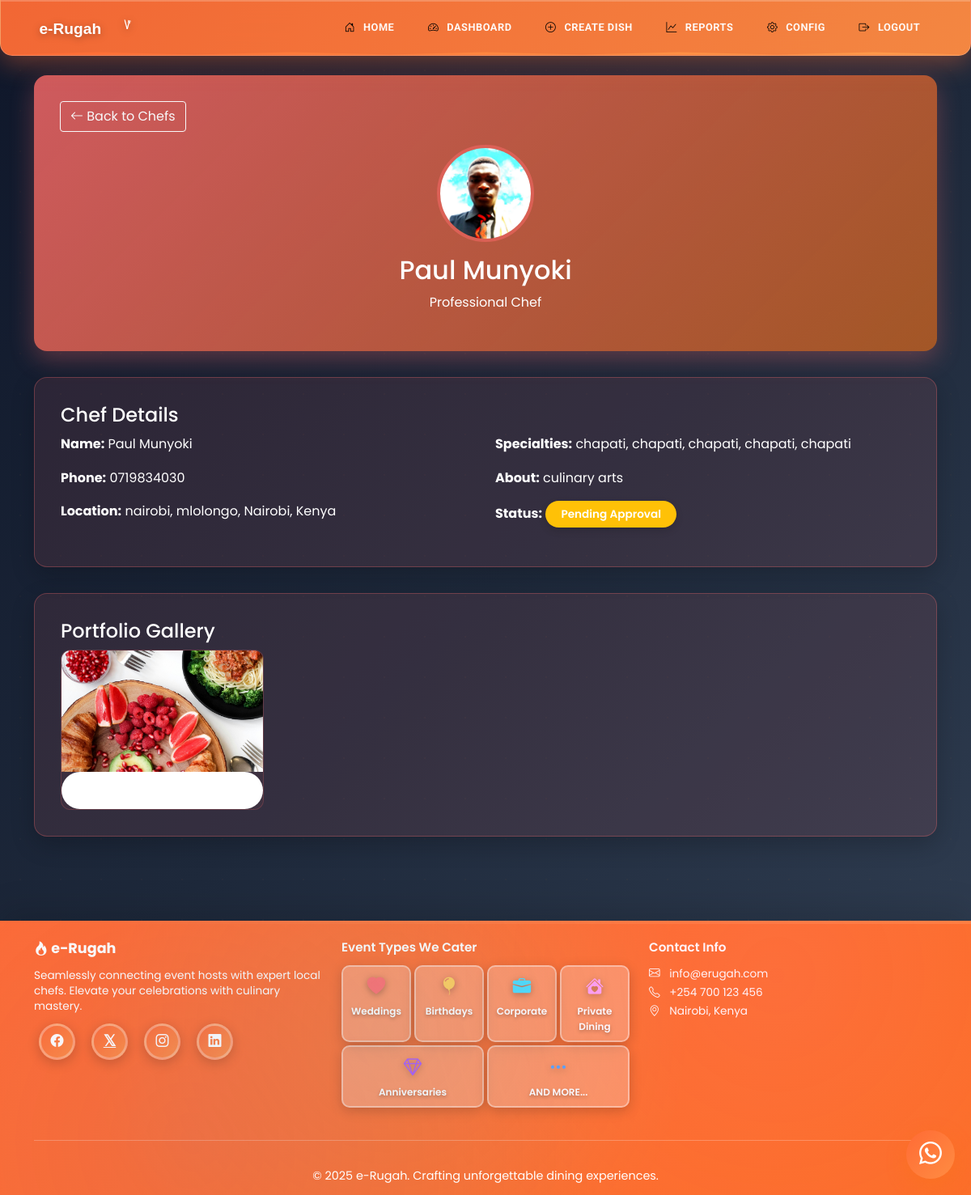
Before: /chef/profile/1 (signed in) with the older database file.
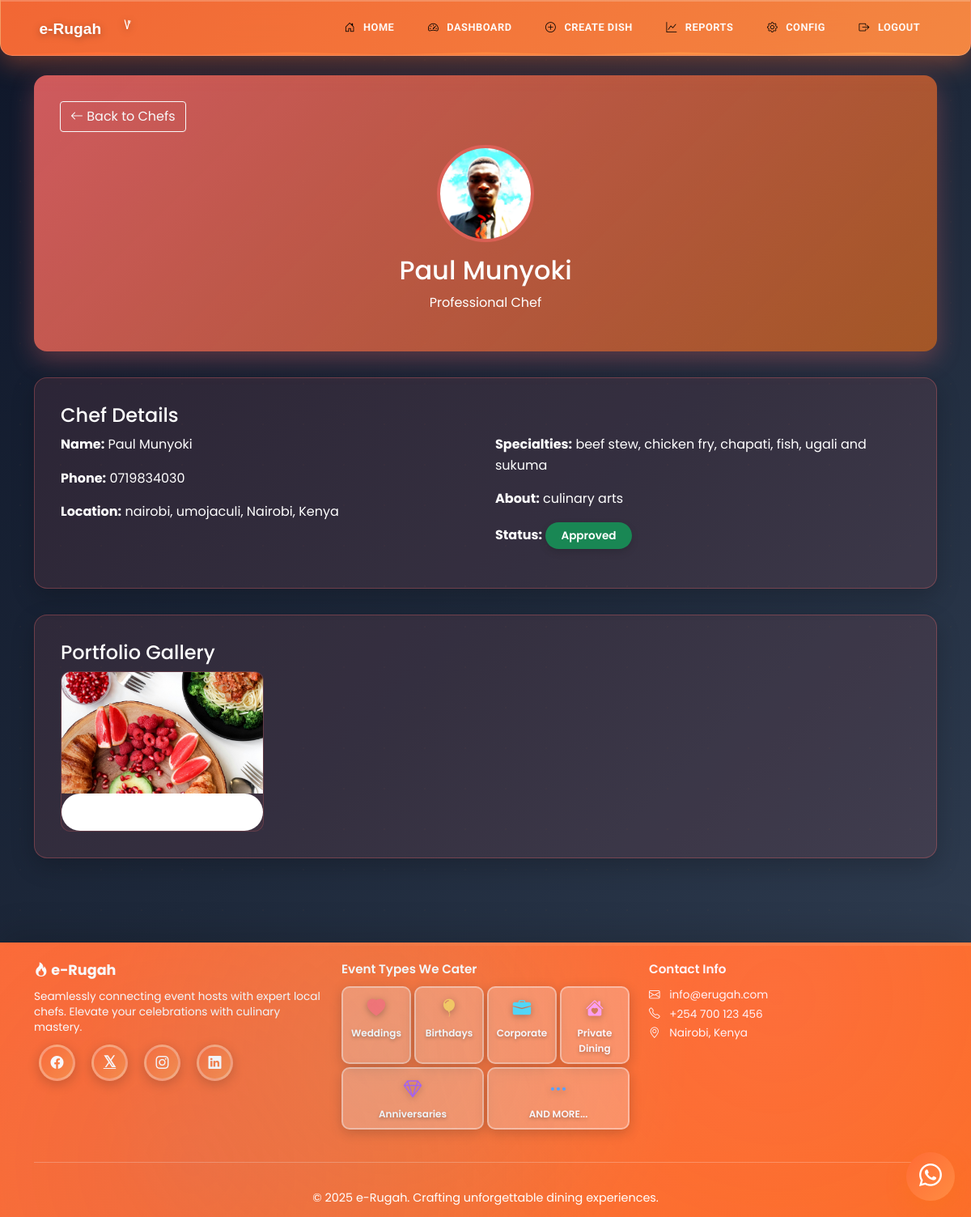
After: the same page with the newer database file.
### models.py (models this page shows, shortened)
class Chef(db.Model):
    id = db.Column(db.Integer, primary_key=True)
    user_id = db.Column(db.Integer, db.ForeignKey('user.id'), nullable=False)
    name = db.Column(db.String(100), nullable=False)
    phone = db.Column(db.String(20), nullable=False)
    county = db.Column(db.String(50), nullable=False)
    sub_county = db.Column(db.String(50), nullable=False)
    town = db.Column(db.String(50), nullable=False)
    about = db.Column(db.Text)
    meals_offered = db.Column(db.Text)
    photo_url = db.Column(db.String(200))
    is_verified = db.Column(db.Boolean, default=False)
    is_approved = db.Column(db.Boolean, default=False)
    created_at = db.Column(db.DateTime, default=datetime.utcnow)
    rating_total = db.Column(db.Integer, default=0)
    rating_count = db.Column(db.Integer, default=0)
    is_featured = db.Column(db.Boolean, default=False)
    featured_priority = db.Column(db.Integer, default=100)
    bookings = db.relationship('Booking', backref='chef', lazy=True)
    @property
    def photo_path(self):
        if not self.photo_url:
            return None
        if self.photo_url.startswith('/static/'):
            return self.photo_url.replace('/static/', '')
        return self.photo_url

### main.py (the view)
@app.route('/chef/profile/<int:chef_id>')
@login_required
def chef_profile(chef_id):
    chef = Chef.query.get_or_404(chef_id)
    if current_user.role == 'customer' and not chef.is_approved:
        flash('Chef profile not available', 'danger')
        return redirect(url_for('customer_dashboard'))
    images = []
    chefs_dir = os.path.join('static', 'images', 'chefs')
    if os.path.exists(chefs_dir):
        for file in os.listdir(chefs_dir):
            if file.startswith(f"chef_{chef.id}_") and file.lower().endswith(('.png', '.jpg', '.jpeg')):
                images.append(file)
    return render_template('chef_profile.html', chef=chef, images=images)

### main.py (called while the page is built)
@app.context_processor
def inject_year():
    return {'year': datetime.now().year}

@login_manager.user_loader
def load_user(user_id):
    return User.query.get(int(user_id))

### templates/chef_profile.html (shortened to what this page needs)
{% extends "base.html" %}
{% block content %}
<div class="profile-header">
    <div class="d-flex justify-content-between align-items-center mb-3">
        <button onclick="history.back()" class="btn btn-outline-light">
            <i class="bi bi-arrow-left"></i> Back to Chefs
        </button>
    </div>
    {% if chef.photo_path %}
    <img src="{{ url_for('static', filename=chef.photo_path) }}" alt="Chef Photo" class="profile-photo" onerror="this.src='{{ url_for('static', filename='images/pexels-janetrangdoan-793765.jpg') }}'">
    {% endif %}
    <h2>{{ chef.name }}</h2>
    <p>Professional Chef</p>
</div>
<div class="profile-details">
    <h4>Chef Details</h4>
    <div class="row">
        <div class="col-md-6">
            <p><strong>Name:</strong> {{ chef.name }}</p>
            <p><strong>Phone:</strong> {{ chef.phone }}</p>
            <p><strong>Location:</strong> {{ chef.county }}, {{ chef.sub_county }}, {{ chef.town }}</p>
        </div>
        <div class="col-md-6">
            <p><strong>Specialties:</strong> {{ chef.meals_offered.replace(',', ', ') }}</p>
            <p><strong>About:</strong> {{ chef.about or 'No description available.' }}</p>
            <p><strong>Status:</strong>
                {% if chef.is_approved %}
                <span class="badge bg-success">Approved</span>
                {% else %}
                <span class="badge bg-warning">Pending Approval</span>
                {% endif %}
            </p>
        </div>
    </div>
</div>
<div class="gallery-section">
    <h4>Portfolio Gallery</h4>
    <div class="gallery-grid">
        {% if images %}
            {% for image in images %}
            <div class="gallery-item">
                <img src="{{ url_for('static', filename='images/chefs/' + image) }}" alt="Portfolio Image">
                <div class="card-body">
                    <p class="card-text small">Portfolio Image</p>
                </div>
            </div>
            {% endfor %}
        {% else %}
            <div class="gallery-item">
                <img src="{{ url_for('static', filename='images/pexels-janetrangdoan-793765.jpg') }}" alt="Portfolio Image">
                <div class="card-body">
                    <p class="card-text small">No portfolio images yet</p>
                </div>
            </div>
        {% endif %}
    </div>
</div>
{% endblock %}

Changed rows visible on the page:
changed Chef "Paul Munyoki": sub_county "mlolongo" → "umojaculi"; meals_offered.replace "chapati, chapati, chapati, chapati, chapati" → "beef stew, chicken fry, chapati, fish, ugali and sukuma"; is_approved False → True (drawn)
Other visible differences:
text no longer shown: "Pending Approval"
text now shown: "Approved"
